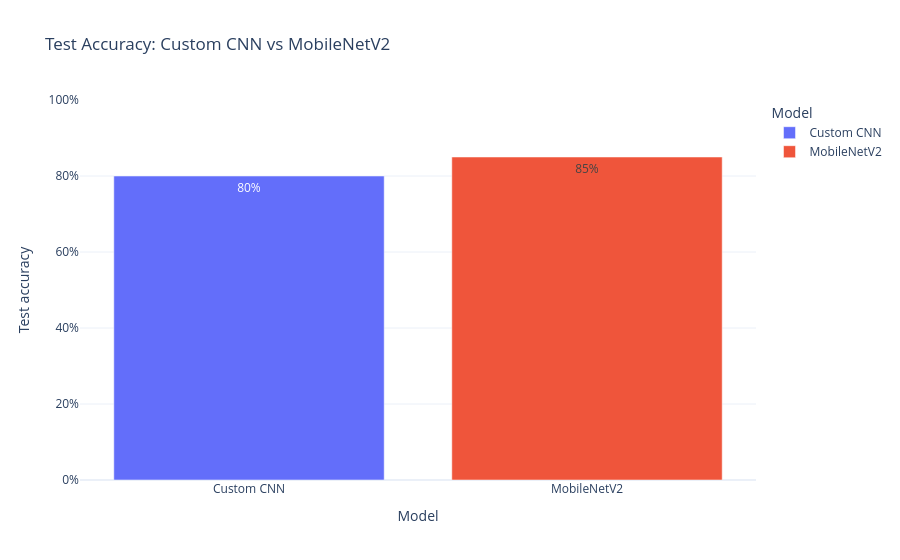

The cell this chart's notebook holds for it:
### Code cell
import os
import pandas as pd
import plotly.express as px
from IPython.display import display, HTML

base_path = r"C:\Users\anila\Downloads\archive (3)"
report_path = os.path.join(
    base_path, "figures", "model_comparison.csv"
)

comparison = pd.read_csv(report_path)

display(HTML("<h2>Fish Freshness Model Performance</h2>"))
display(comparison)

fig = px.bar(
    comparison,
    x="Model",
    y="Test Accuracy",
    color="Model",
    text=comparison["Test Accuracy"].map(
        lambda value: f"{value:.0%}"
    ),
    title="Test Accuracy: Custom CNN vs MobileNetV2"
)

fig.update_layout(
    yaxis_title="Test accuracy",
    yaxis_tickformat=".0%",
    yaxis_range=[0, 1],
    template="plotly_white"
)

display(fig)

### Figure 1 — Plotly figure (JSON) as saved in the notebook; plotly's stock layout.template omitted (floating-point values rounded to 4 significant figures)
{"data": [{"hovertemplate": "Model=%{x}<br>Test Accuracy=%{y}<br>text=%{text}<extra></extra>", "legendgroup": "Custom CNN", "marker": {"color": "#636efa", "pattern": {"shape": ""}}, "name": "Custom CNN", "orientation": "v", "showlegend": true, "text": ["80%"], "textposition": "auto", "type": "bar", "x": ["Custom CNN"], "xaxis": "x", "y": [0.8], "yaxis": "y"}, {"hovertemplate": "Model=%{x}<br>Test Accuracy=%{y}<br>text=%{text}<extra></extra>", "legendgroup": "MobileNetV2", "marker": {"color": "#EF553B", "pattern": {"shape": ""}}, "name": "MobileNetV2", "orientation": "v", "showlegend": true, "text": ["85%"], "textposition": "auto", "type": "bar", "x": ["MobileNetV2"], "xaxis": "x", "y": [0.85], "yaxis": "y"}], "layout": {"barmode": "relative", "legend": {"title": {"text": "Model"}, "tracegroupgap": 0}, "title": {"text": "Test Accuracy: Custom CNN vs MobileNetV2"}, "xaxis": {"anchor": "y", "categoryarray": ["Custom CNN", "MobileNetV2"], "categoryorder": "array", "domain": [0, 1], "title": {"text": "Model"}}, "yaxis": {"anchor": "x", "domain": [0, 1], "range": [0, 1], "tickformat": ".0%", "title": {"text": "Test accuracy"}}}}
